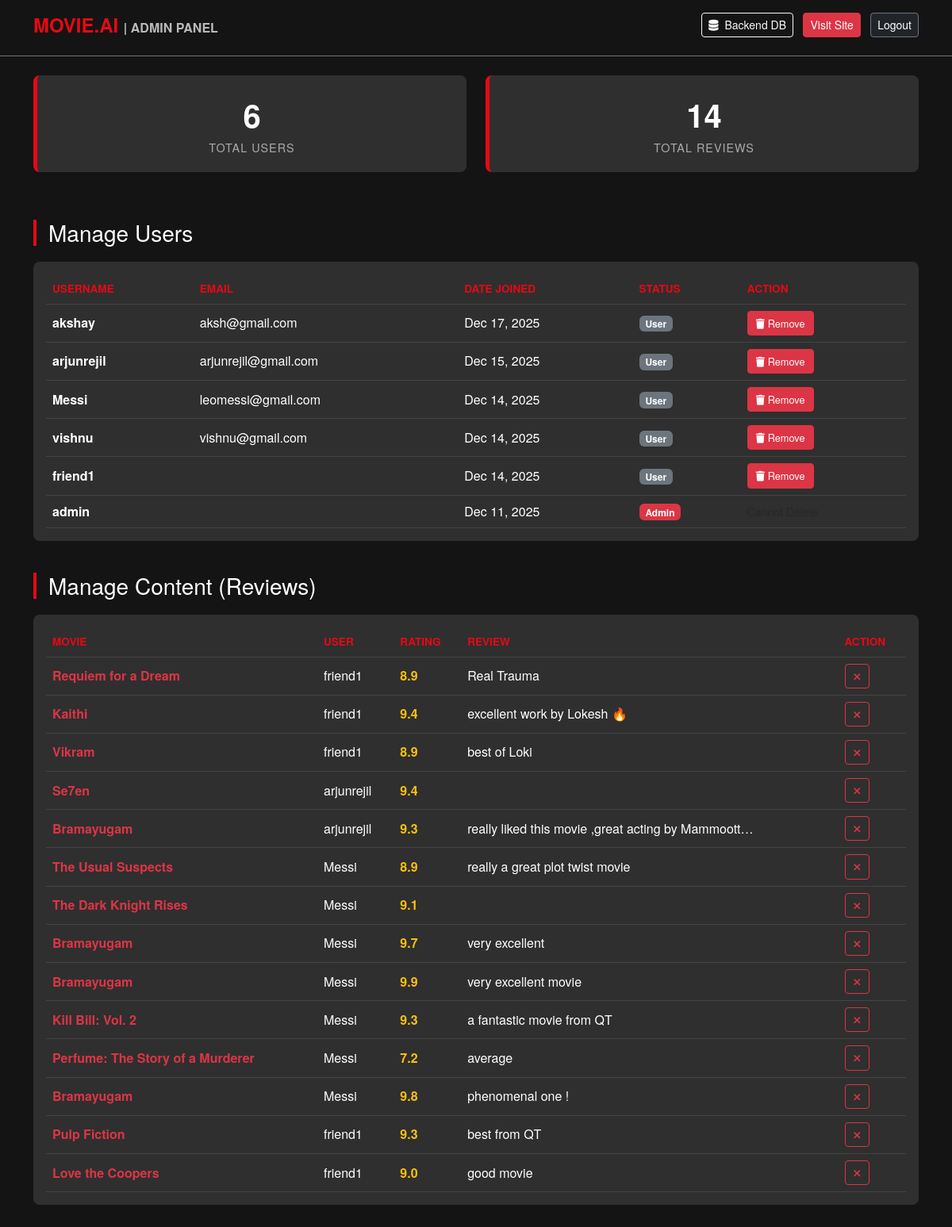
Before: /dashboard/ (signed in) with the older database file.
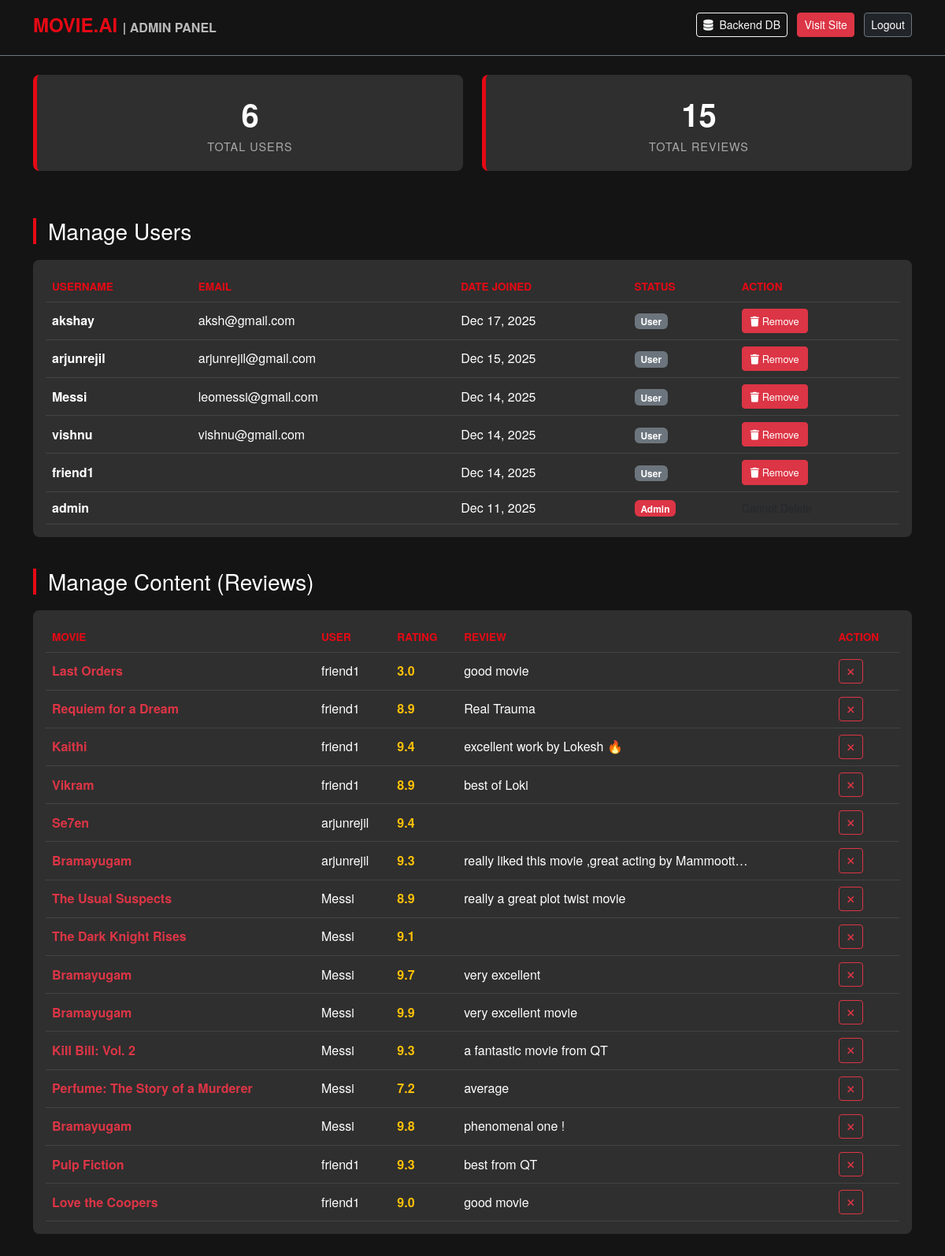
After: the same page with the newer database file.
### core/models.py (models this page shows, shortened)
class Review(models.Model):
    user = models.ForeignKey(User, on_delete=models.CASCADE)
    movie = models.ForeignKey(Movie, on_delete=models.CASCADE)
    rating = models.FloatField(
        validators=[MinValueValidator(1.0), MaxValueValidator(10.0)])
    text = models.TextField(blank=True)
    created_at = models.DateTimeField(auto_now_add=True)

class Movie(models.Model):
    title = models.CharField(max_length=200)
    overview = models.TextField()
    tmdb_id = models.IntegerField(unique=True)
    genres = models.CharField(max_length=500, blank=True)
    poster_url = models.CharField(max_length=500, blank=True, null=True)
    director = models.CharField(max_length=200, default="Unknown")
    cast = models.CharField(max_length=500, default="Unknown")

### core/views.py (the view)
# urls.py: path('dashboard/', views.custom_admin, name='custom_admin'),
@user_passes_test(lambda u: u.is_superuser) # Security: Only Admin can enter
def custom_admin(request):
    users = User.objects.all().order_by('-date_joined')
    reviews = Review.objects.all().order_by('-created_at')
    return render(request, 'custom_admin.html', {
        'users': users,
        'reviews': reviews,
        'user_count': users.count(),
        'review_count': reviews.count()
    })

### core/templates/custom_admin.html (shortened to what this page needs)
<!DOCTYPE html>
<html lang="en">
<head>
    <link href="https://cdn.jsdelivr.net/npm/bootstrap@5.3.0/dist/css/bootstrap.min.css" rel="stylesheet">
    <link rel="stylesheet" href="https://cdnjs.cloudflare.com/ajax/libs/font-awesome/6.5.1/css/all.min.css">
</head>
<body>
    <nav class="navbar navbar-dark bg-transparent mb-4 border-bottom border-secondary pb-3">
        <div class="container">
            <a class="navbar-brand" href="/">MOVIE.AI <span style="color:white; font-size: 1rem; opacity: 0.7;">| ADMIN PANEL</span></a>
            <div>
                <a href="/admin/" target="_blank" class="btn btn-outline-light btn-sm me-2">
                    <i class="fas fa-database me-2"></i>Backend DB
                </a>
                <a href="/" class="btn btn-danger btn-sm me-2">Visit Site</a>
                <form action="{% url 'logout' %}" method="post" style="display:inline;">
                    <button type="submit" class="btn btn-dark btn-sm border-secondary">Logout</button>
                </form>
            </div>
        </div>
    </nav>
    <div class="container">
        <div class="row">
            <div class="col-md-6">
                <div class="stat-card">
                    <div class="stat-number">{{ user_count }}</div>
                    <div class="stat-label">Total Users</div>
                </div>
            </div>
            <div class="col-md-6">
                <div class="stat-card">
                    <div class="stat-number">{{ review_count }}</div>
                    <div class="stat-label">Total Reviews</div>
                </div>
            </div>
        </div>
        <h3 class="section-title">Manage Users</h3>
        <div class="table-responsive custom-table p-3">
            <table class="table table-dark table-hover mb-0">
                <thead>
                    <tr>
                        <th>Username</th>
                        <th>Email</th>
                        <th>Date Joined</th>
                        <th>Status</th>
                        <th>Action</th>
                    </tr>
                </thead>
                <tbody>
                    {% for u in users %}
                    <tr>
                        <td class="fw-bold">{{ u.username }}</td>
                        <td>{{ u.email }}</td>
                        <td>{{ u.date_joined|date:"M d, Y" }}</td>
                        <td>
                            {% if u.is_superuser %}
                                <span class="badge bg-danger">Admin</span>
                            {% else %}
                                <span class="badge bg-secondary">User</span>
                            {% endif %}
                        </td>
                        <td>
                            {% if not u.is_superuser %}
                            <a href="{% url 'delete_user_admin' u.id %}" class="btn btn-danger btn-action" onclick="return confirm('Are you sure you want to delete this user?');">
                                <i class="fas fa-trash"></i> Remove
                            </a>
                            {% else %}
                            <span class="text-muted small">Cannot Delete</span>
                            {% endif %}
                        </td>
                    </tr>
                    {% endfor %}
                </tbody>
            </table>
        </div>
        <h3 class="section-title">Manage Content (Reviews)</h3>
        <div class="table-responsive custom-table p-3 mb-5">
            <table class="table table-dark table-hover mb-0">
                <thead>
                    <tr>
                        <th>Movie</th>
                        <th>User</th>
                        <th>Rating</th>
                        <th>Review</th>
                        <th>Action</th>
                    </tr>
                </thead>
                <tbody>
                    {% for review in reviews %}
                    <tr>
                        <td class="fw-bold text-danger">{{ review.movie.title }}</td>
                        <td>{{ review.user.username }}</td>
                        <td><span class="text-warning fw-bold">{{ review.rating }}</span></td>
                        <td>{{ review.text|truncatechars:50 }}</td>
                        <td>
                            <a href="{% url 'delete_review_admin' review.id %}" class="btn btn-outline-danger btn-action" onclick="return confirm('Delete this review?');">
                                <i class="fas fa-times"></i>
                            </a>
                        </td>
                    </tr>
                    {% empty %}
                    <tr><td colspan="5" class="text-center text-muted">No reviews yet.</td></tr>
                    {% endfor %}
                </tbody>
            </table>
        </div>
    </div>
</body>
</html>

### core/templates/custom_admin.html (style rules this page uses)
body { background-color: #141414; color: white; font-family: 'Helvetica Neue', Helvetica, Arial, sans-serif; }
.navbar-brand { font-weight: bold; color: #e50914 !important; font-size: 1.5rem; }
.stat-card { background-color: #2f2f2f; border-radius: 8px; padding: 20px; text-align: center; border-left: 5px solid #e50914; margin-bottom: 20px; }
.stat-number { font-size: 2.5rem; font-weight: bold; color: white; }
.stat-label { color: #aaa; text-transform: uppercase; font-size: 0.9rem; letter-spacing: 1px; }
.custom-table { background-color: #2f2f2f; color: white; border-radius: 8px; overflow: hidden; }
.table-dark { --bs-table-bg: #2f2f2f; --bs-table-border-color: #444; }
th { color: #e50914 !important; text-transform: uppercase; font-size: 0.85rem; }
td { vertical-align: middle; color: #ddd; }
.btn-action { padding: 5px 10px; font-size: 0.8rem; border-radius: 4px; }
.section-title { border-left: 4px solid #e50914; padding-left: 15px; margin-bottom: 20px; margin-top: 40px; }

Changed rows visible on the page:
added Review: movie "Last Orders", user.username "friend1", rating "3.0", text "good movie"
Other visible differences:
{{ review_count }}: "14" → "15"
